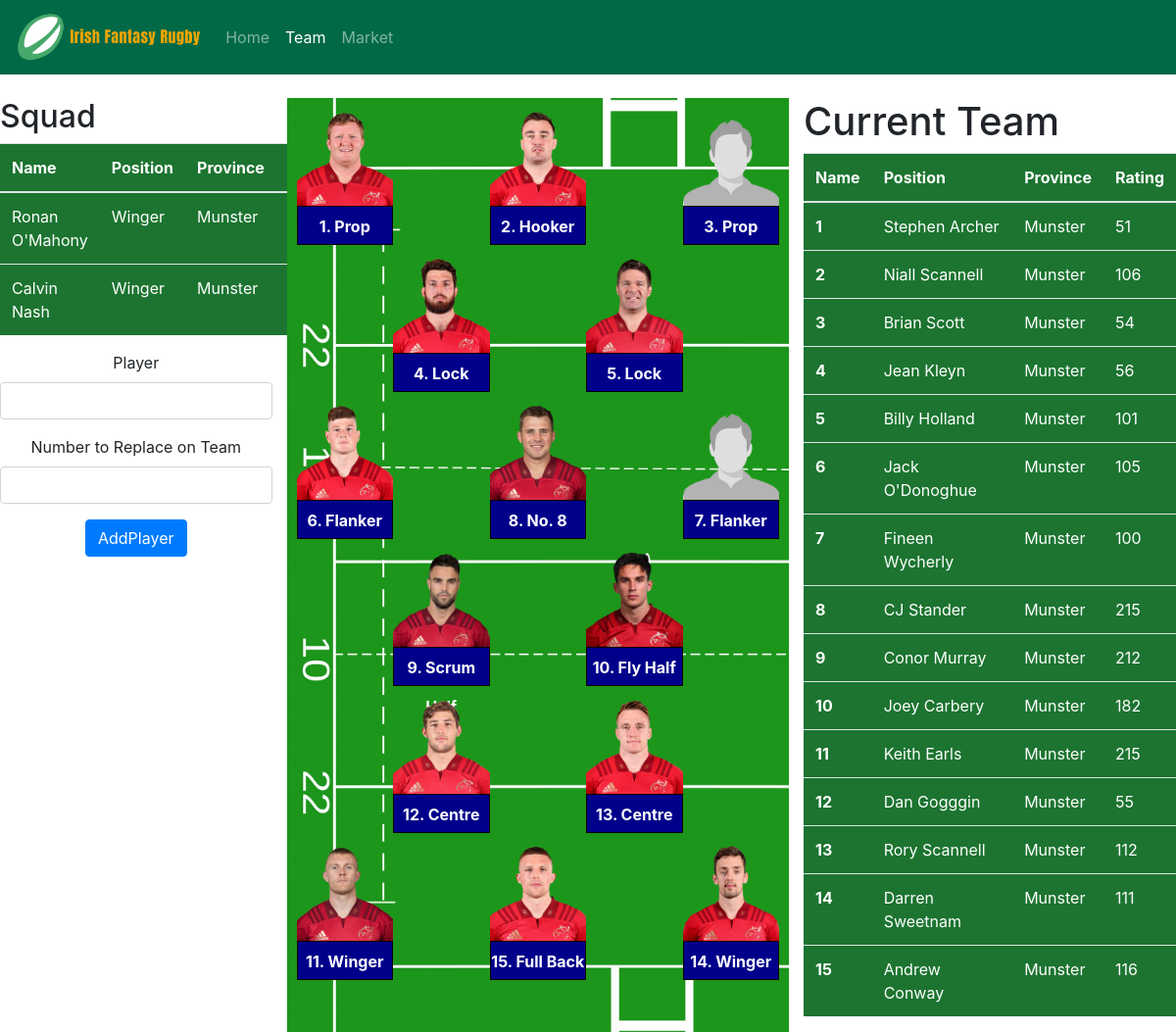
The app's page /team.php with its own data.
### tables this page shows
CREATE TABLE team_rosters (
	TeamRosterID INTEGER AUTO_INCREMENT NOT NULL,
    TeamID INTEGER,
    PlayerID INTEGER,
    games INTEGER,
    OnTeam INTEGER,
    TeamPosition INTEGER,
    PRIMARY KEY (TeamRosterID),
    FOREIGN KEY (TeamID) REFERENCES teams(TeamID),
    FOREIGN KEY (PlayerID) REFERENCES players(PlayerID)
);

CREATE TABLE players (
	PlayerID INTEGER AUTO_INCREMENT NOT NULL,
    PlayerName VARCHAR(22),
    PlayerPosition VARCHAR(22),
    Province VARCHAR(20),
    Caps INTEGER,
    Points INTEGER,
    Ireland Binary,
    Lions Binary,
    TwitterRatio DOUBLE,
    Rating INTEGER as ((50 + ((Points/Caps)*10) + (Ireland*50) + (Lions * 100))*TwitterRatio),
    ImageFilePath VARCHAR(100),
    PRIMARY KEY (PlayerID)
    );

### Playersteam.php (the view, shortened to what this page needs)
<?php include 'connection.php'; ?>
<?php
$teamID = 1;
$query = "SELECT team_rosters.TeamPosition, PlayerName, PlayerPosition, Province, Rating FROM team_rosters JOIN players ON players.PlayerID = team_rosters.PlayerID WHERE team_rosters.TeamID=$teamID AND OnTeam=1 ORDER BY team_rosters.TeamPosition ASC";
if ($stmt = $con->prepare($query)) {
    $stmt->execute();
    $stmt->bind_result($TeamPosition, $PlayerName, $PlayerPosition, $Province, $Rating);
    echo "<table class=\"table table-hover\" style='font-size:1em;'>
                <thead>
                <tr>
                    <th scope=\"col\">Name</th>
                    <th scope=\"col\">Position</th>
                    <th scope=\"col\">Province</th>
                    <th scope=\"col\">Rating</th>
                </tr>
                </thead>
                <tbody id='currentTeam'>";
    while ($stmt->fetch()) {
        echo "<tr>
                    <th>$TeamPosition</th>
                    <td>$PlayerName</td>
                    <td>$Province</td>
                    <td>$Rating</td>
                </tr>";
    }
    echo "</tbody></table>";
}
?>

### Roster.php (shortened to what this page needs)
<?php
include "connection.php";
$teamID = 1;
$query = "SELECT team_rosters.TeamPosition, PlayerName, PlayerPosition, Province, Rating FROM team_rosters JOIN players ON players.PlayerID = team_rosters.PlayerID WHERE team_rosters.TeamID=$teamID AND OnTeam=0 ORDER BY team_rosters.TeamPosition ASC";
if ($stmt = $con->prepare($query)) {
    $stmt->execute();
    $stmt->bind_result($TeamPosition, $PlayerName, $PlayerPosition, $Province, $Rating);
    echo "<table class=\"table table-hover\" style='font-size:1em;' id='rosterTable'>
                <thead>
                <tr>
                    <th scope=\"col\">Name</th>
                    <th scope=\"col\">Position</th>
                    <th scope=\"col\">Province</th>
                    <th scope=\"col\">Rating</th>
                </tr>
                </thead>
                <tbody>";
    while ($stmt->fetch()) {
        echo "<tr>
                    <td>$PlayerName</td>
                    <td>$PlayerPosition</td>
                    <td>$Province</td>
                    <td>$Rating</td>
                </tr>";
    }
    echo "</tbody></table>";
}
$playerNameNew = "";
?>
<form action="<?php echo htmlspecialchars($_SERVER["PHP_SELF"]); ?>" method="post">
    <div class="form-group <?php echo (!empty($username_err)) ? 'has-error' : ''; ?>">
        <label>Player</label>
        <input type="text" name="PlayerNameNew" class="form-control" value="<?php echo $playerNameNew; ?>">
    </div>
    <div class="form-group <?php echo (!empty($password_err)) ? 'has-error' : ''; ?>">
        <label>Number to Replace on Team</label>
        <input type="number" name="PlayerNum" class="form-control">
    </div>
    <div class="form-group">
        <input type="submit" class="btn btn-primary" value="AddPlayer">
    </div>

### css/style.css (style rules this page uses)
body { -webkit-background-size: cover; -moz-background-size: cover; -o-background-size: cover; background-size: cover; background-repeat: no-repeat; }
form { text-align: center; }
#account table { color: white; background-color: #1c7430; }
#backs table { color: white; background-color: #1c7430; }

### records on screen
team_rosters: PlayerID.PlayerName "Ronan O'Mahony", PlayerID.PlayerPosition "Winger", PlayerID.Province "Munster"
team_rosters: PlayerID.PlayerName "Calvin Nash", PlayerID.PlayerPosition "Winger", PlayerID.Province "Munster"
team_rosters: TeamPosition "1", PlayerID.PlayerName "Stephen Archer", PlayerID.Province "Munster", PlayerID.Rating "51"
team_rosters: TeamPosition "2", PlayerID.PlayerName "Niall Scannell", PlayerID.Province "Munster", PlayerID.Rating "106"
team_rosters: TeamPosition "3", PlayerID.PlayerName "Brian Scott", PlayerID.Province "Munster", PlayerID.Rating "54"
team_rosters: TeamPosition "4", PlayerID.PlayerName "Jean Kleyn", PlayerID.Province "Munster", PlayerID.Rating "56"
team_rosters: TeamPosition "5", PlayerID.PlayerName "Billy Holland", PlayerID.Province "Munster", PlayerID.Rating "101"
team_rosters: TeamPosition "6", PlayerID.PlayerName "Jack O'Donoghue", PlayerID.Province "Munster", PlayerID.Rating "105"
team_rosters: TeamPosition "7", PlayerID.PlayerName "Fineen Wycherly", PlayerID.Province "Munster", PlayerID.Rating "100"
team_rosters: TeamPosition "8", PlayerID.PlayerName "CJ Stander", PlayerID.Province "Munster", PlayerID.Rating "215"
team_rosters: TeamPosition "9", PlayerID.PlayerName "Conor Murray", PlayerID.Province "Munster", PlayerID.Rating "212"
team_rosters: TeamPosition "10", PlayerID.PlayerName "Joey Carbery", PlayerID.Province "Munster", PlayerID.Rating "182"
team_rosters: TeamPosition "11", PlayerID.PlayerName "Keith Earls", PlayerID.Province "Munster", PlayerID.Rating "215"
team_rosters: TeamPosition "12", PlayerID.PlayerName "Dan Gogggin", PlayerID.Province "Munster", PlayerID.Rating "55"
team_rosters: TeamPosition "13", PlayerID.PlayerName "Rory Scannell", PlayerID.Province "Munster", PlayerID.Rating "112"
team_rosters: TeamPosition "14", PlayerID.PlayerName "Darren Sweetnam", PlayerID.Province "Munster", PlayerID.Rating "111"
team_rosters: TeamPosition "15", PlayerID.PlayerName "Andrew Conway", PlayerID.Province "Munster", PlayerID.Rating "116"
